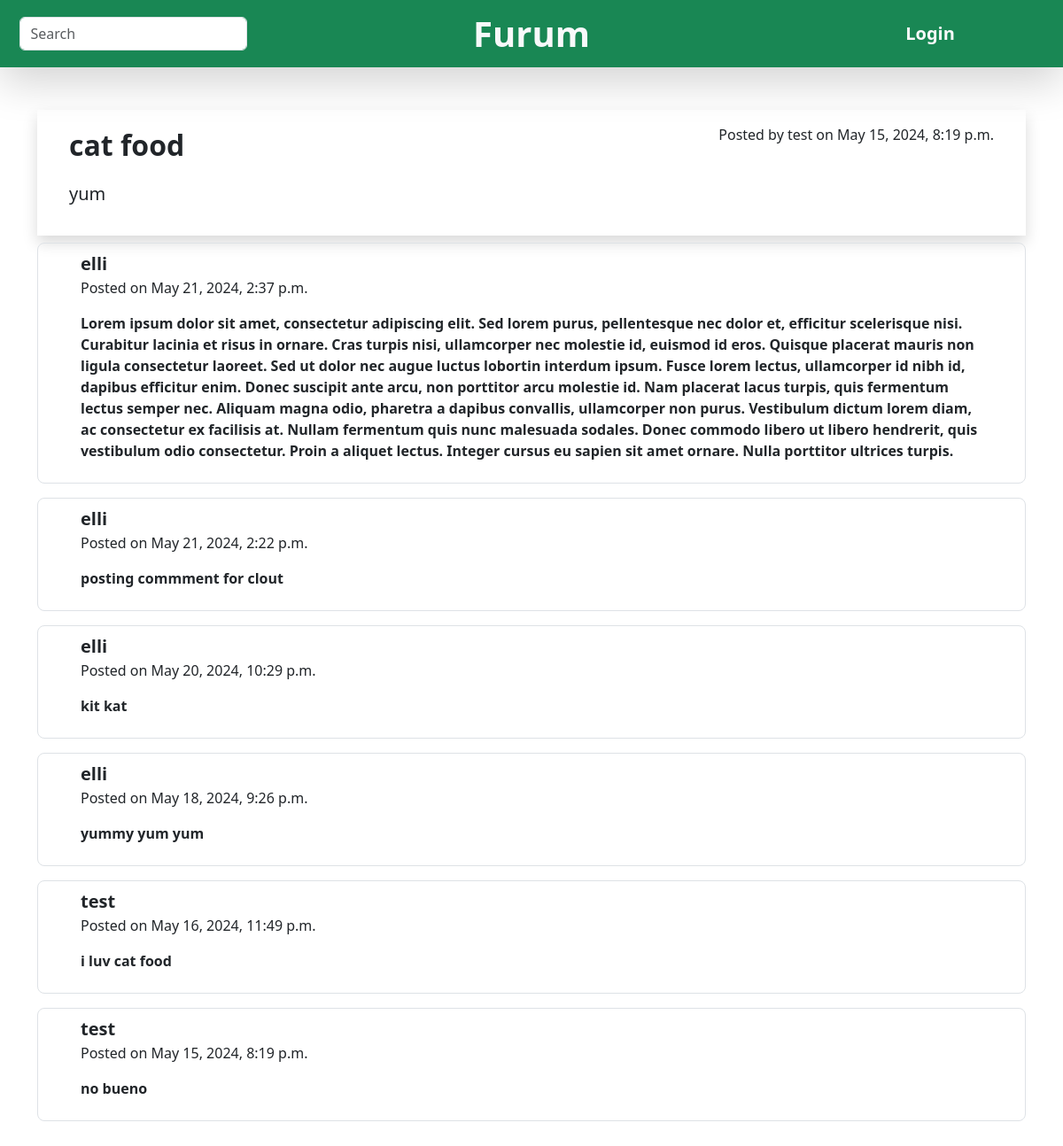
The page /furum/post/9/ on the database its author committed.
### furumapp/models.py (models this page shows, shortened)
class Post(models.Model):
    title = models.CharField(max_length=200)
    text = models.CharField(max_length=10000)
    timestamp = models.DateTimeField(default=timezone.now)
    user = models.ForeignKey(User, on_delete=models.CASCADE)
    comment_count = models.IntegerField(default=0)
    topic = models.CharField(max_length=100)
    image = models.ImageField(upload_to='images', blank=True)

class Comment(models.Model):
    text = models.CharField(max_length=1000)
    timestamp = models.DateTimeField(default=timezone.now)
    user = models.ForeignKey(User, on_delete=models.CASCADE)
    post = models.ForeignKey(Post, on_delete=models.CASCADE)

### furumapp/views.py (the view, shortened to what this page needs)
# urls.py: path('post/<str:post_id>/', views.Post_Details, name='postdetails'),
def Post_Details(request, post_id):
    if request.method == 'GET':
        form = CommentForm()
        post = get_object_or_404(Post, id=post_id)
        comments = Comment.objects.filter(post=post)
        context = {"post": post, "comments": comments, "form": form}
        return render(request, "furumapp/postdetails.html", context)

### furumapp/forms.py
class CommentForm(forms.ModelForm):
    text = forms.CharField(
        widget=forms.Textarea(
            attrs={
                "class":"form-control my-2",
                "name":"text",
                "placeholder":"What's on your mind?",
                "rows":4}
        )
    )
    class Meta:
        model = Comment
        fields = ['text']

### furumapp/templates/furumapp/postdetails.html (shortened to what this page needs)
{% extends "furumapp/base.html" %}
{% load static %}
{% block content %}
    <div class="container mt-5 d-flex flex-column justify-content-center">
        <div class="container px-4 py-3 d-flex shadow">
            <div class="d-flex flex-column container">
                <div class="d-flex justify-content-between">
                    <p class="fs-2 fw-bold">{{ post.title }}</p>
                    <p class="">Posted by {{ post.user }} on {{ post.timestamp }}</p>
                </div>
                <div class="d-flex">
                    <p class="fs-5">{{ post.text }}</p>
                </div>
            </div>
        </div>
        {% if comments %}
        <div class="d-flex flex-column-reverse">
                {% for comment in comments %}
                <div class="d-flex justify-content-between my-2 py-2 border rounded-3">
                    <div class="d-flex flex-column px-5">
                            <p class="fs-5 fw-bold my-0">{{ comment.user.username }}</p>
                            <p class="mt-0">Posted on {{ comment.timestamp }}</p>
                            <p class="fw-bold">{{ comment.text }}</p>
                    </div>
                </div>
                {% endfor %}
        </div>
        {% endif %}
    </div>
{% endblock %}

### rows shown on the page
Post: title "cat food", user "test", timestamp "May 15, 2024, 8:19 p.m.", text "yum"
Comment: user.username "test", timestamp "May 15, 2024, 8:19 p.m.", text "no bueno"
Comment: user.username "test", timestamp "May 16, 2024, 11:49 p.m.", text "i luv cat food"
Comment: user.username "elli", timestamp "May 18, 2024, 9:26 p.m.", text "yummy yum yum"
Comment: user.username "elli", timestamp "May 20, 2024, 10:29 p.m.", text "kit kat"
Comment: user.username "elli", timestamp "May 21, 2024, 2:22 p.m.", text "posting commment for clout"
Comment: user.username "elli", timestamp "May 21, 2024, 2:37 p.m.", text "Lorem ipsum dolor sit amet, consectetur adipiscing elit. Sed lorem purus, pellentesque nec dolor et, efficitur scelerisque nisi. Curabitur lacinia et risus in ornare. Cras turpis nisi, ullamcorper nec molestie id, euismod id eros. Quisque placerat mauris non ligula consectetur laoreet. Sed ut dolor nec augue luctus lobortin interdum ipsum. Fusce lorem lectus, ullamcorper id nibh id, dapibus efficitur enim. Donec suscipit ante arcu, non porttitor arcu molestie id. Nam placerat lacus turpis, quis fermentum lectus semper nec. Aliquam magna odio, pharetra a dapibus convallis, ullamcorper non purus. Vestibulum dictum lorem diam, ac consectetur ex facilisis at. Nullam fermentum quis nunc…"
